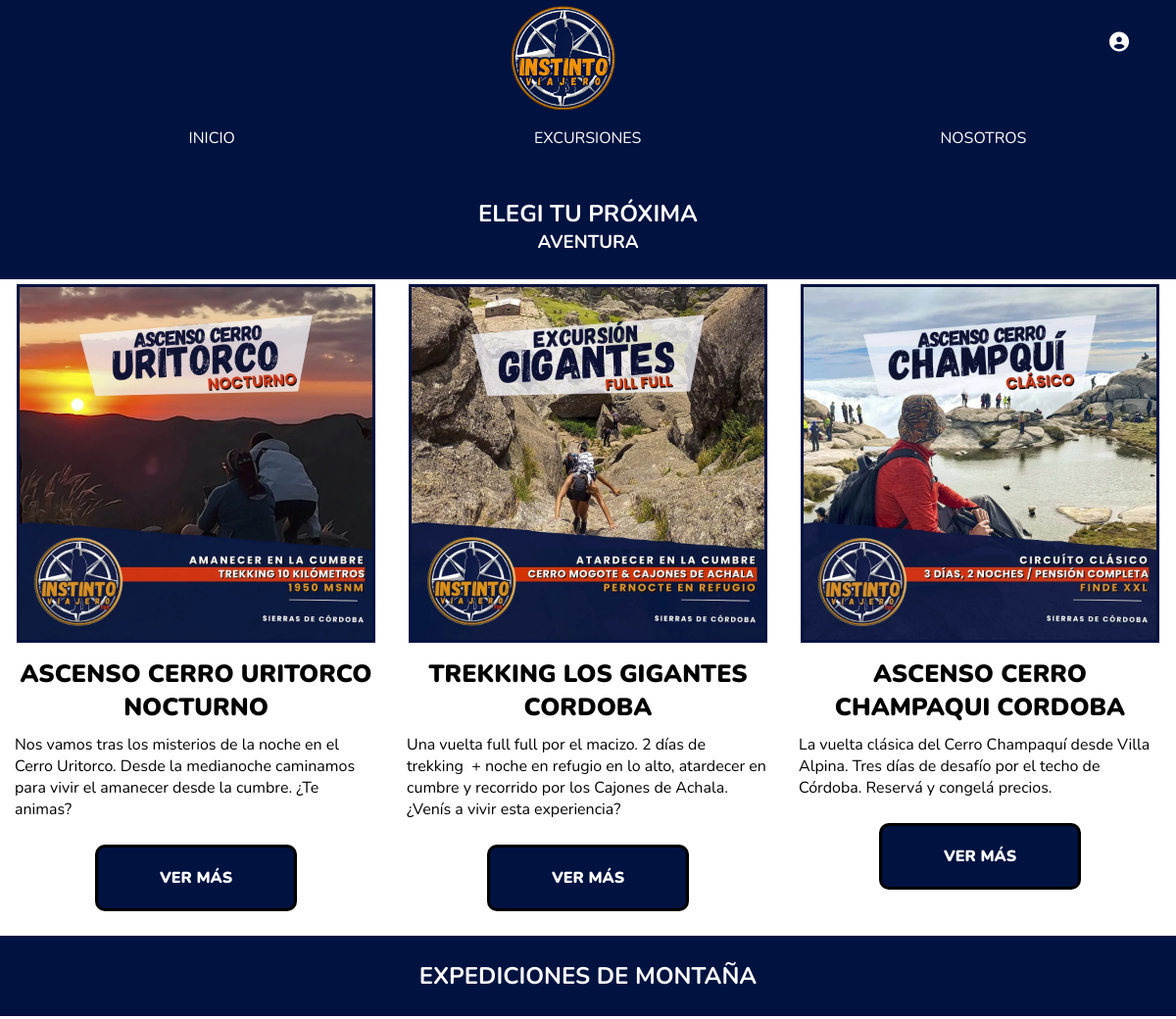
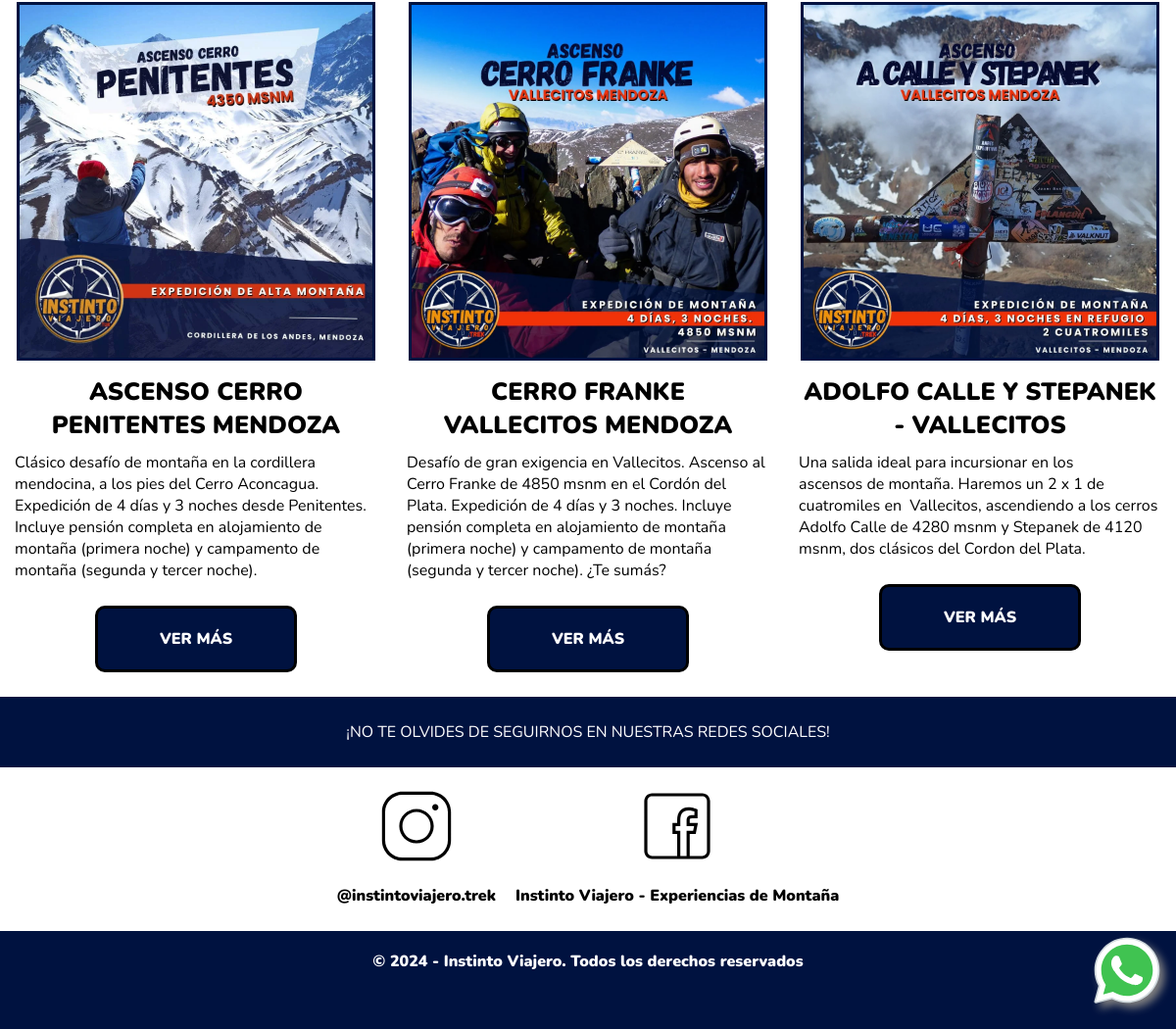
The app's page /acciones/proximas_salidas with its own data (2 pictures, top to bottom).
### models.py (models this page shows)
class SalidaTrekking(db.Model):
    id = db.Column(db.Integer, primary_key=True)
    slug = db.Column(db.String(160), unique=True, nullable=False)
    tipo_salida = db.Column(db.String(255))
    prox_desc = db.Column(db.Text)
    foto_carta = db.Column(db.String(255))
    foto_portada = db.Column(db.String(255))
    titulo = db.Column(db.String(100))
    subtitulo = db.Column(db.String(150))
    dias = db.Column(db.String(50))
    contado = db.Column(db.String(50))
    lugarsalida = db.Column(db.String(100))
    dificultad = db.Column(db.String(50))
    recorrido = db.Column(db.Text)
    encuentro = db.Column(db.String(100))
    inicio = db.Column(db.String(100))
    fin = db.Column(db.String(100))
    edad = db.Column(db.String(50))
    proximasfechas = db.Column(db.String(100))
    descripcion = db.Column(db.Text)
    trescuotas = db.Column(db.String(50))
    seiscuotas = db.Column(db.String(50))
    meses_proximos = db.Column(db.String(100))
    precio_meses_proximos = db.Column(db.String(50))
    tres_cuotas_meses = db.Column(db.String(50))
    seis_cuotas_meses = db.Column(db.String(50))
    finpromo = db.Column(db.String(100))
    incluye = db.Column(db.Text)
    opcional = db.Column(db.Text)
    no_incluye = db.Column(db.Text)
    itinerario = db.Column(db.Text)
    equipamiento = db.Column(db.Text)
    preguntas = db.Column(db.Text)
    foto_uno = db.Column(db.String(255))
    foto_dos = db.Column(db.String(255))
    foto_tres = db.Column(db.String(255))
    codigo = db.Column(db.Text)
    infoextra = db.Column(db.Text)

### acciones.py (the view)
@bp.route('/proximas_salidas')
def proximas_salidas():
    salidas = SalidaTrekking.query.all()
    return render_template('proximas_salidas.html', salidas=salidas)

### templates/proximas_salidas.html (shortened to what this page needs)
{% extends 'base.html' %}
{% block content %}
<head>
</head>
<main>
    <div class="section-titles-subtitles">
        <h2 class="section-title">ELEGI TU PRÓXIMA</h2>
        <h3 class="section-subtitle">AVENTURA</h3>
    </div>
    <section class="trekking_cba">
        <div class="trekking-cba-grid">
            {% for s in salidas%}
                {% if s.tipo_salida == 'trekking-cordoba'%}
                    <div class="trekking_cba_carta">
                        <div class="trekking_cba_img">
                            <img src="{{ url_for('static', filename='uploads/'~s.foto_carta) }}" alt="{{s.titulo}}" class="img-fluid" loading="lazy">
                        </div>
                        <div class="trekking_cba_titulo">
                            <p>{{s.titulo}}</p>
                        </div>
                        <div class="trekking_cba_parrafo ">
                            <p>{{s.prox_desc|safe}}</p>
                        </div>
                        <div>
                            <a class="trekking_cba_boton botones" href="{{url_for('acciones.ver_salida', slug=s.slug)}}">VER MÁS</a>
                        </div>
                    </div>
                {% endif %}
            {% endfor %}
        </div>
    </section>
    <section class="expediciones-de-montaña">
        <div class="section-titles-subtitles">
            <h2 class="section-title">EXPEDICIONES DE MONTAÑA</h2>
        </div>
        <div class="trekking-cba-grid">
            {% for s in salidas %}
                {%if s.tipo_salida == 'expedicion-de-montaña'%}
                <div class="trekking_cba_carta">
                    <div class="trekking_cba_img">
                        <img src="{{ url_for('static', filename='uploads/'~s.foto_carta) }}" alt="{{s.titulo}}" class="img-fluid" loading="lazy">
                    </div>
                    <div class="trekking_cba_titulo">
                        <p>{{s.titulo}}</p>
                    </div>
                    <div class="trekking_cba_parrafo">
                        <p>{{s.prox_desc|safe}}</p>
                    </div>
                    <div>
                        <a class="trekking_cba_boton botones" href="{{url_for('acciones.ver_salida', slug=s.slug)}}">VER MÁS</a>
                    </div>
                </div>
                {%endif%}
            {%endfor%}
        </div>
    </section>
</main>
{% endblock %}

### templates/base.html (shortened to what this page needs)
<!DOCTYPE html>
<html lang="es">
<head>
    <link rel="preload" href="{{ url_for('static', filename='sass/style.css') }}" as="style" onload="this.onload=null;this.rel='stylesheet'">
</head>
<body>
    <header class="header">
        <div class="header-logo" aria-label="Logo de Instinto Viajero">
            <a href="{{url_for("index")}}" class="logo" aria-label="Logo de Instinto Viajero"></a>
        </div>
        <nav class="nave">
            <ul>
                <li><a href="{{url_for("index")}}" aria-label="Inicio">Inicio</a></li>
                <li><a href="{{url_for("acciones.proximas_salidas")}}" aria-label="Excursiones">Excursiones</a></li>
                <li><a href="{{url_for("acciones.nosotros")}}" aria-label="Sobre nosotros">nosotros</a></li>
                <li class="login-circle">
                    <a href="{{ url_for('acciones.pag_log') }}" aria-label="Iniciar sesión">
                        <i class="fa-solid fa-circle-user fa-lg" aria-hidden="true"></i>
                    </a>
                </li>
            </ul>
        </nav>
    </header>
    {% block content %}
    {% endblock %}
    <footer class="footer">
        <div class="section-titles-subtitles">
            <p class="section-title">¡NO TE OLVIDES DE SEGUIRNOS EN NUESTRAS REDES SOCIALES!</p>
        </div>
        <div class="footer_contact">
            <a class="whatsapp" href="https://api.whatsapp.com/send?phone=+3541207389&text=Hola!%20Quiero%20me%20gustaria%20recibir%20informacion%20sobre:%20" target="_blank" aria-label="Logo de Whatsapp">
            </a>
            <a class="logos" href="https://www.instagram.com/instintoviajero.trek" target="_blank" aria-label="Logo de Instagram">
                <p class="redes">@instintoviajero.trek</p>
            </a>
            <a class="logos" href="https://www.facebook.com/instintotrek/" target="_blank" aria-label="Logo de Facebook">
                <p class="redes">Instinto Viajero - Experiencias de Montaña</p>
            </a>
        </div>
        <div class="derechos">
            <p class="footerp">© 2024 - Instinto Viajero. Todos los derechos reservados</p>
        </div>
    </footer>
</body>
</html>

### static/sass/style.css (style rules this page uses)
* { font-family: "Nunito", serif; margin: 0; text-decoration: none; }
.logo { display: flex; background-image: url(../img/Logos/Instinto_viajero.png); background-position: center; background-repeat: no-repeat; background-size: contain; border-radius: 100%; width: 100%; height: 100%; margin-bottom: 10px; }
.header .header-logo { display: flex; justify-content: center; margin: auto; }
.header-logo .logo { display: flex; justify-content: center; text-align: center; height: 15vh; width: 25vw; }
.nave ul li a { justify-content: space-around; text-align: center; }
.nave { width: 100%; justify-content: space-around; text-align: center; }
@media (min-width: 768px) { .header-logo .logo { margin-left: -50px; } }
header { background-color: #001240; color: #ffffff; padding-bottom: 25px; }
.header .nave ul { display: flex; justify-content: space-around; list-style-type: none; text-transform: uppercase; color: #ffffff; }
.nave ul li a { color: #ffffff; }
.botones { display: flex; margin: 8vh auto; margin-top: 35vh; width: 60%; text-align: center; background-image: linear-gradient(rgba(0, 0, 0, 0.4), rgba(0, 0, 0, 0.4)); background-color: transparent; padding: 10px; border: solid 2px white; border-top-left-radius: 10px; border-bottom-left-radius: 10px; border-top-right-radius: 10px; border-bottom-right-radius: 10px; font-weight: 900; color: #ffffff; }
.section-titles-subtitles { padding: 25px 0; color: #ffffff; background-color: #001240; text-transform: uppercase; }
.section-title { display: flex; justify-content: center; text-align: center; color: #ffffff; }
.section-subtitle { display: flex; justify-content: center; color: #ffffff; }
.trekking_cba_img img { display: flex; margin: 5px auto; width: 90%; height: auto; border: solid 3px #001240; }
.trekking_cba_titulo p { text-transform: uppercase; font-weight: 900; display: flex; text-align: center; justify-content: center; font-size: 25px; margin: 10px 20px; color: #000000; box-shadow: #001240; }
.trekking_cba_parrafo p { margin: auto 15px; color: #000000; }
.trekking_cba_boton { text-align: center; display: flex; justify-content: center; background-color: #001240; background-image: none; width: 40%; margin: 25px auto; padding: 20px; border: solid 3px #000000; }
@media (min-width: 768px) { .trekking-cba-grid { display: grid; grid-template-columns: repeat(3, 1fr); } }
.footer { text-align: center; }
.redes { color: #000000; font-weight: 900; }
.footerp { font-weight: 900; margin-top: 25px; color: #ffffff; padding: 2.5vh 0 0 0; height: 10vh; background-color: #001240; }
.footer_contact { gap: 20px; display: flex; justify-content: center; }
.footer_contact svg { height: 10vh; display: flex; text-align: center; margin: 20px auto; }
.whatsapp { position: fixed; right: 0%; bottom: 0%; background-color: transparent; filter: drop-shadow(5px 5px 4px grey); }
.login-circle { top: 2rem; right: 3rem; display: flex; position: absolute; }
.trekking_cba_img { display: flex; justify-content: center; align-items: center; margin: auto; }
.img-fluid { height: auto; width: auto; }

### records on screen
SalidaTrekking: foto_carta (picture), titulo "ASCENSO CERRO URITORCO NOCTURNO", prox_desc "Nos vamos tras los misterios de la noche en el Cerro Uritorco. Desde la medianoche caminamos para vivir el amanecer desde la cumbre. ¿Te animas?"
SalidaTrekking: foto_carta (picture), titulo "TREKKING LOS GIGANTES CORDOBA", prox_desc "Una vuelta full full por el macizo. 2 días de trekking + noche en refugio en lo alto, atardecer en cumbre y recorrido por los Cajones de Achala. ¿Venís a vivir esta experiencia?"
SalidaTrekking: foto_carta (picture), titulo "ASCENSO CERRO CHAMPAQUI CORDOBA", prox_desc "La vuelta clásica del Cerro Champaquí desde Villa Alpina. Tres días de desafío por el techo de Córdoba. Reservá y congelá precios."
SalidaTrekking: foto_carta (picture), titulo "ASCENSO CERRO PENITENTES MENDOZA", prox_desc "Clásico desafío de montaña en la cordillera mendocina, a los pies del Cerro Aconcagua. Expedición de 4 días y 3 noches desde Penitentes. Incluye pensión completa en alojamiento de montaña (primera noche) y campamento de montaña (segunda y tercer noche)."
SalidaTrekking: foto_carta (picture), titulo "CERRO FRANKE VALLECITOS MENDOZA", prox_desc "Desafío de gran exigencia en Vallecitos. Ascenso al Cerro Franke de 4850 msnm en el Cordón del Plata. Expedición de 4 días y 3 noches. Incluye pensión completa en alojamiento de montaña (primera noche) y campamento de montaña (segunda y tercer noche). ¿Te sumás?"
SalidaTrekking: foto_carta (picture), titulo "ADOLFO CALLE Y STEPANEK - VALLECITOS", prox_desc "Una salida ideal para incursionar en los ascensos de montaña. Haremos un 2 x 1 de cuatromiles en Vallecitos, ascendiendo a los cerros Adolfo Calle de 4280 msnm y Stepanek de 4120 msnm, dos clásicos del Cordon del Plata."
